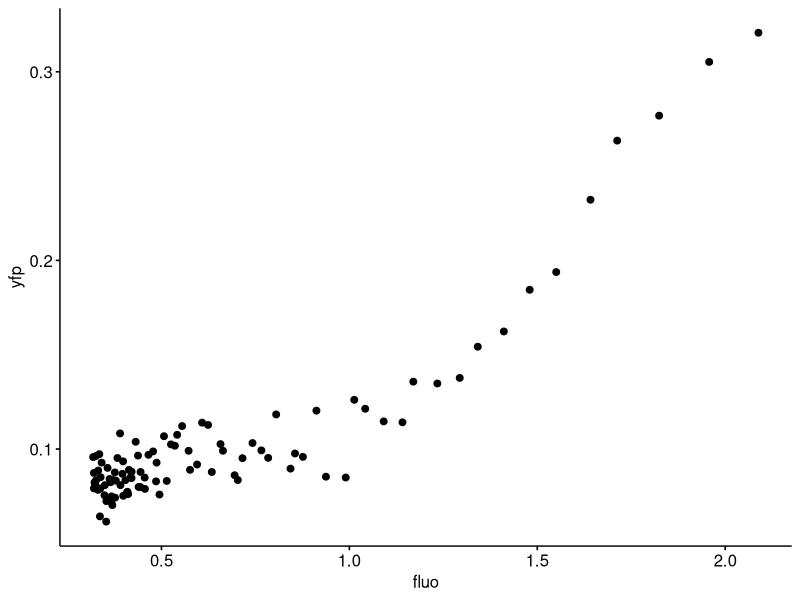
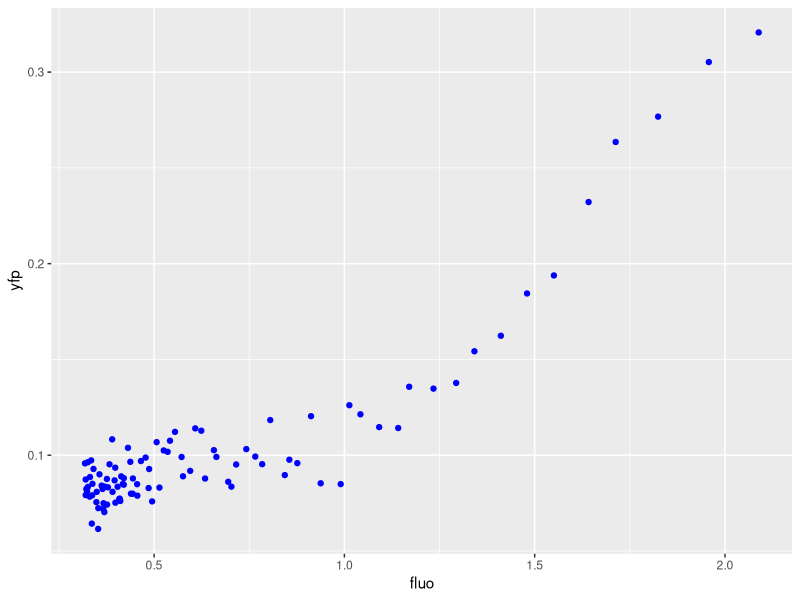
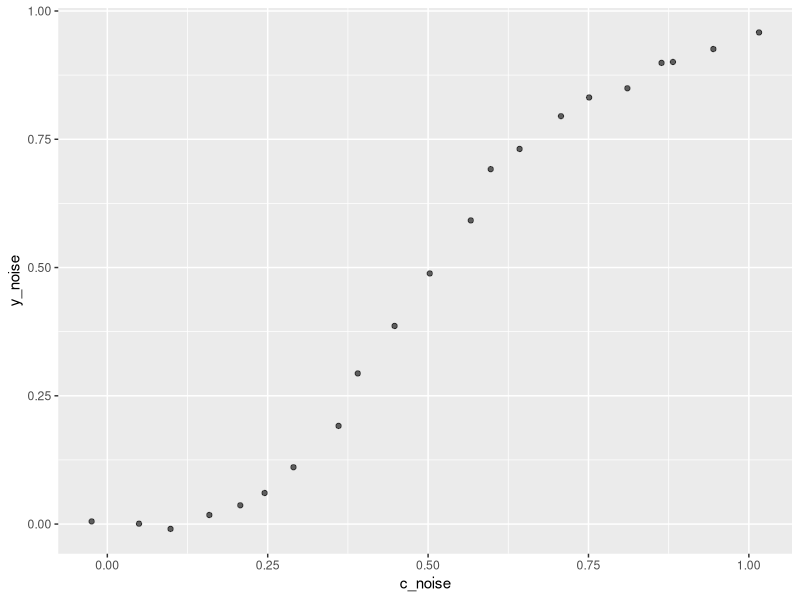

Recreate these plots in R, in order. (Note: this script raises an error after producing the figures.)
# Experiments with Hill equation.
# Copyright © 2021 Borys Olifirov
#
#       [C]^n
# Y = -----------                   natural form
#    Ka^n + [C]^n
#
#      y
# log(---) = log([C]) + n*log(Ka)   linear form
#     1-Y
#
# Y - fraction of occupied target protein
# [C] - ligand (Ca2+) concentration
# n - Hill coeficient
# Ka - ligand concentration producing half occupation
#
# Kd = Ka^n, Kd - dissociation constant

require(ggplot2)
require(ggpubr)
require(dplyr)

setwd('/home/astria/bio/note/projects/0_2020_hek_transient/experiments/1_03_2021_hpca-yfp_analysis/data')

df.experimental <- read.csv('DR_50_17_03.csv') %>%
                   filter(power == 50) %>%
                   subset(select = c(mean_yfp, mean_fluo)) %>%
                   rename(yfp = mean_yfp, fluo = mean_fluo) %>%
                   mutate(norm_yfp = yfp/max(yfp))

ggscatter(df.experimental, x = 'fluo', y = 'yfp')
max.fluo <- round(max(df.experimental$fluo), digit = 1)
min.fluo <- round(min(df.experimental$fluo), digit =1)
max.yfp <- round(max(df.experimental$yfp), digit =2)
min.yfp <- round(min(df.experimental$yfp), digit =2)


Ka <- 0.5
n <- 4

start.val <- 0
end.val <- 1
obs <- 20  # number of observations
hill.sd <- 0.01  # additive gaussian noise sd
hill <- function(x){((x^n)/(Ka^n+x^n))}  # Hill equation function

model.hill <- data.frame(c = seq(start.val, end.val, (end.val-start.val)/obs)) %>%
  mutate(y = hill(c)) %>%
  mutate(c_noise = c + rnorm(obs+1, mean = 0, sd = hill.sd)) %>%
  mutate(y_noise = y + rnorm(obs+1, mean = 0, sd = hill.sd))


#### Dose-response plot building ####
scale <- 1
y.shift <- 0 
x.shift <- 0

ggplot() +
  geom_point(data = df.experimental,
             aes(x = fluo, y = yfp), # fluo+x.shift, y = (yfp/scale)+y.shift),
             color = 'blue')

ggplot(model.hill) +
  geom_point(aes(x = c_noise, y = y_noise), alpha = .6)
  stat_function(data = data.frame(x = c(start.val, end.val)),
                aes(x),
                fun = function(x){(x^n)/(Ka^n+x^n)},
                color = 'red',
                size = 1) +
  scale_x_continuous(name = 'C',
                     limits = c(0, 1)) +
  scale_y_continuous(name = 'Y',
                     limits = c(0, 1),
                     breaks = seq(0, 1, 0.1)) +
  labs(title = sprintf('Dose-response plot, Ka=%s, n=%s', Ka, n),
       subtitle = sprintf('red - theoretical curve,\ndots - generated data + noise (sd=%s)', hill.sd), 
       x = 'Fluo-4 ΔF/F0') +
  theme_minimal()

ggplot() +
  stat_function(data = data.frame(x = c(start.val, end.val)),
                aes(x),
                fun = function(x){(x^n)/(Ka^n+x^n)},
                color = 'red',
                size = 1) +
  geom_point(data = df.experimental,
             aes(x = fluo, y = norm_yfp), # fluo+x.shift, y = (yfp/scale)+y.shift),
             color = 'blue') +
  scale_x_continuous(name = 'C',
                     limits = c(0, 1),
                     sec.axis = sec_axis(trans = ~.*1,
                                         breaks = seq(-(min.fluo*5), max.fluo*5, 0.1),
                                         name = 'Fluo-4 ΔF/F0')) +
  scale_y_continuous(name = 'Y',
                     limits = c(0, 1),
                     breaks = seq(0, 1, 0.1),
                     sec.axis = sec_axis(trans = ~.*scale,
                                         breaks = seq(-1*scale, 1*scale, 0.05),
                                         name = 'HPCA-YFP ΔF/F0')) +
  labs(title = sprintf('Dose-response plot, Ka=%s, n=%s', Ka, n),
       subtitle = sprintf('red - theoretical curve,\ndots - generated data + noise (sd=%s)', hill.sd), 
       x = 'Fluo-4 ΔF/F0') +
  theme_minimal()

#### Linear model building ####
hill.mod <- lm(log10(y_noise/(1-y_noise)) ~ log10(c_noise), data = model.hill)
model.n <- hill.mod$coefficients[[2]]
intercept <- hill.mod$coefficients[[1]]
model.ka <- 10^(intercept/model.n)
# df.hill.mod <- data.frame('Parameter' = c('Ka', 'n'), 'Val.' = c(model.ka, model.n))
# model.res <- ggtexttable(df.hill.mod, rows = NULL, theme = ttheme("blank"))

#### Hill plot building ####
HP <- ggplot(model.hill) + 
  geom_vline(xintercept = 0) +
  geom_hline(yintercept = 0) +
  geom_line(aes(x = log10(c), y = log10(y/(1-y))),
            color = 'red',
            size = 1) +
  stat_smooth(aes(x = log10(c_noise), y = log10(y_noise/(1-y_noise))),
              method = 'lm',
              color = 'blue',
              size = 1.2,
              alpha = 0.6) +
  geom_point(aes(x = log10(c_noise), y = log10(y_noise/(1-y_noise))),
             alpha = .6) +
  scale_x_continuous(breaks = seq(-10, 10, 0.25)) +  # limits = c(-2, 0),
  scale_y_continuous(breaks = seq(-10, 10, 0.25)) +  # limits = c(-3.5, 1),
  labs(title = 'Hill plot',
       subtitle = sprintf('blue - linear model \nmodel Ka=%.2f, model n=%.2f', model.ka, model.n), 
       x = 'log(C)',
       y = 'log(Y/1-Y)') +
  theme_minimal()


ggarrange(DRP, HP, ncol = 2, nrow = 1)
